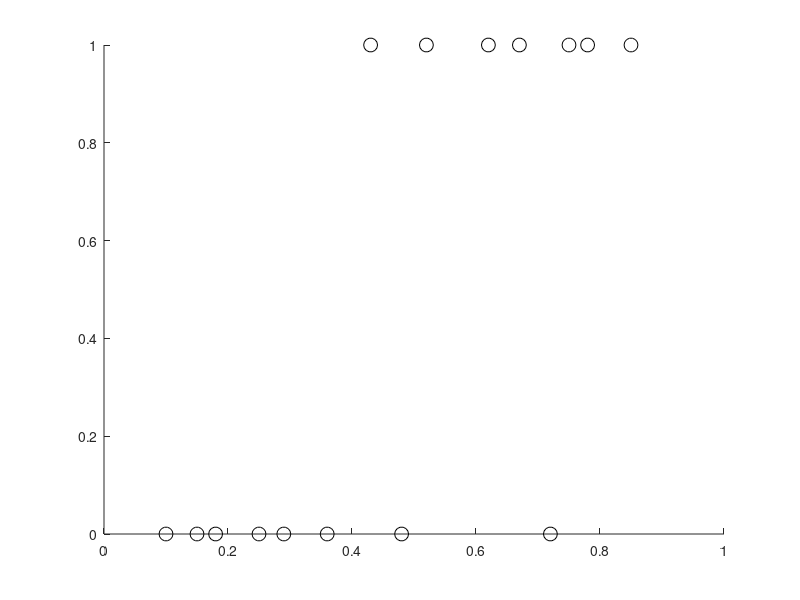

MATLAB code for this plot: (Note: this script raises an error after producing the figure.)
function [] = plot_y_sep_objectives()
for t = 1:3
  switch t
    case 1
      Y = {[0.1,0.15,0.18,0.25,0.29,0.36,0.48,0.72],...
           [0.43,0.52,0.62,0.67,0.75,0.78,0.85]};
    case 2
      Y = {[0.1,0.15,0.18,0.25,0.29,0.36,0.41,0.49],...
           [0.51,0.54,0.61,0.75,0.78,0.85]};
    case 3
      Y = {[0.1,0.15,0.18,0.25,0.29,0.36,0.40,0.43],...
           [0.61,0.64,0.69,0.75,0.78,0.85]};
  end
  C = [zeros(size(Y{1})),ones(size(Y{2}))];
  Y = cat(2,Y{:});
  plotsave(['jsep-diff-',num2str(t)],@Jdiff,Y,C);
  plotsave(['jsep-conv-',num2str(t)],@Jconv,Y,C);
end

function [] = Jdiff(Y,C)
[J,YS,CS] = jsepdiff(Y,C);
plot(YS,CS,'-','color',lighten(red(1),0.5));
j = 0;
for i = 1:numel(YS)-1
  if CS(i) ~= CS(i+1)
    j = j + 1;
    text(mean([YS(i),YS(i+1)]),0.5,num2str(j),'backgroundcolor','w',...
      'horizontalalignment','center','verticalalignment','middle');
  end
end
text(0.05,1,['$\mathcal{Z} = ',num2str(J),'$'],'interpreter','latex');

function [] = Jconv(Y,C)
[J,P,Po] = jsepconv(Y,C);
N = numel(Po);
scale = 0.04;
clr = {lighten(blu(1),0.2),lighten(blu(1),0.5)};
area(linspace(0,1,N),scale*P{2},'facecolor',lighten(clr{2},0.5),'edgecolor',clr{2});
area(linspace(0,1,N),scale*P{1},'facecolor',lighten(clr{1},0.5),'edgecolor',clr{1});
area(linspace(0,1,N),scale*Po,  'facecolor',lighten(red(1),0.3),'edgecolor',red(1));
text(0.05,1,['$\mathcal{Z} = ',num2str(J,'%.02f'),'$'],'interpreter','latex');

function [] = plotsave(name,fun,Y,C)
figure; hold on;
plot(Y,C,'ko','markersize',10);
fun(Y,C);
plot(Y,C,'ko','markersize',10);
xlim([0,1]);       xlabel('Transformed Graylevels $(\tilde{y})$','interpreter','latex')
ylim([-0.1,+1.1]); ylabel('Lesion Class $(c)$','interpreter','latex');
tightsubs(1,1,gca,[0.2,0.2,0.05,0.05]);
print(gcf,thesisname('fig',name),'-depsc');
close(gcf);